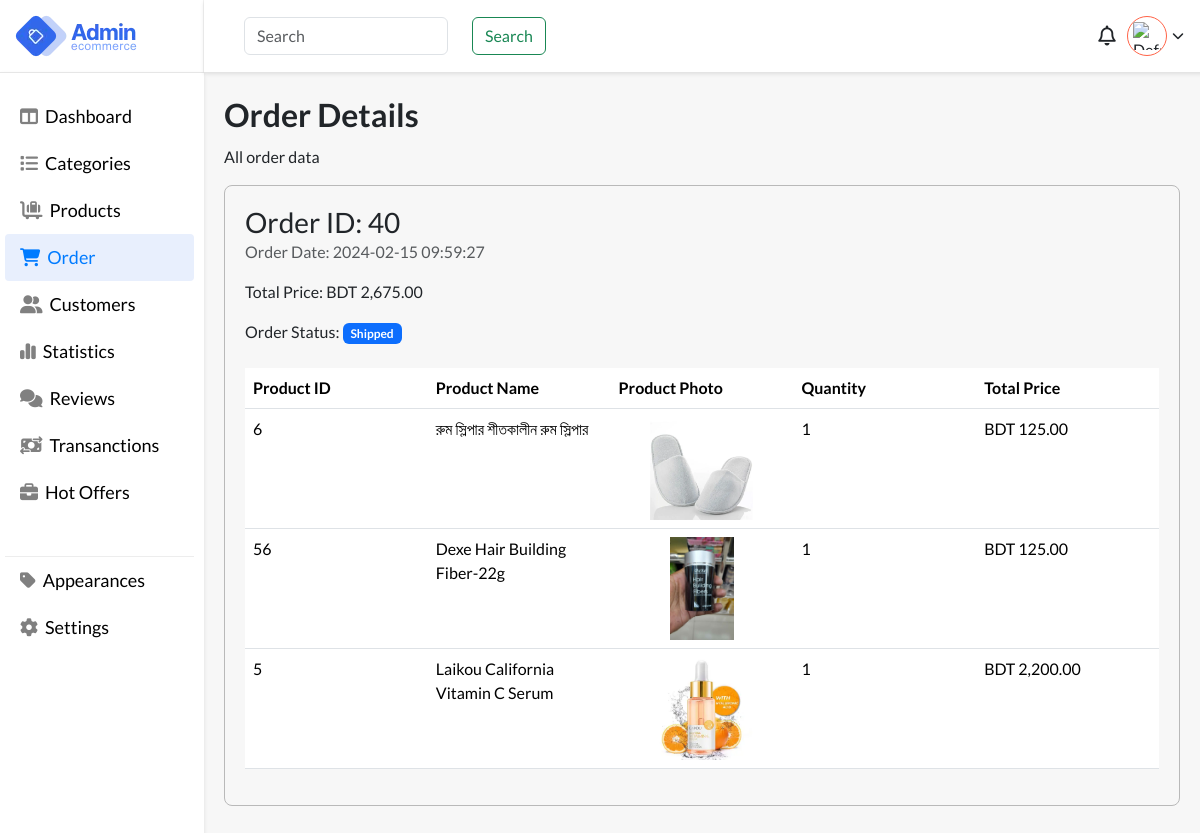
Screenshot of /files/customer/view_orders.php?order_id=40 (signed in) with the database file from the repository.
### tables this page shows
CREATE TABLE `order_items` (
  `id` int(11) NOT NULL,
  `order_id` int(11) DEFAULT NULL,
  `product_id` int(11) DEFAULT NULL,
  `quantity` int(11) DEFAULT NULL,
  `total_price` decimal(10,2) DEFAULT NULL
);

CREATE TABLE `products` (
  `id` int(11) NOT NULL,
  `name` varchar(255) DEFAULT NULL,
  `product_photo` blob NOT NULL,
  `description` text DEFAULT NULL,
  `price` decimal(10,2) DEFAULT NULL,
  `category_id` int(11) DEFAULT NULL,
  `stock_quantity` int(11) DEFAULT NULL,
  `currency_code` varchar(3) DEFAULT 'BDT',
  `created_at` timestamp NOT NULL DEFAULT current_timestamp(),
  `updated_at` timestamp NOT NULL DEFAULT current_timestamp() ON UPDATE current_timestamp()
);

### files/customer/view_orders.php (the view, shortened to what this page needs)
<?php
require_once "../../auth/db-connection/config.php";
?>
<!DOCTYPE html>
<html lang="en">
<head>
    <link href="https://cdn.jsdelivr.net/npm/bootstrap@5.3.2/dist/css/bootstrap.min.css" rel="stylesheet">
    <link rel="stylesheet" href="https://cdnjs.cloudflare.com/ajax/libs/font-awesome/6.5.1/css/all.min.css" />
    <link rel="stylesheet" href="../../styling/style.css">
</head>
<body style="background:#f7f7f7;">
    <main>
        <div class="app-wrapper">
            <div class="app-sidebar">
                <div class="side-header flex pr-3">
                    <div class="logo flex">
                        <img src="images/logo.webp" alt="logo">
                    </div>
                </div>
                <div class="sidebard-nav">
                    <ul>
                        <li class="">
                            <a href="../dashboard.php">
                                <i class="fa-solid fa-table-columns"></i>
                                <span class="block">Dashboard</span>
                            </a>
                        </li>
                        <li class="">
                            <a href="../categories.php">
                                <i class="fa-solid fa-list"></i>
                                <span class="block">Categories</span>
                            </a>
                        </li>
                        <li>
                            <a href="../products.php">
                               <i class="fa-solid fa-cart-flatbed-suitcase"></i>
                                <span class="block">Products</span>
                            </a>
                        </li>
                        <li class="active">
                            <a href="../orders.php">
                                  <i class="fa-solid fa-cart-shopping"></i>
                                <span class="block">Order</span>
                            </a>
                        </li>
                        <li class="">
                            <a href="../customers.php">
                                <i class="fa-solid fa-user-group"></i>
                                <span class="block">Customers</span>
                            </a>
                        </li>
                        <li>
                            <a href="../">
                                <i class="fa-solid fa-chart-simple"></i>
                                <span class="block">Statistics</span>
                            </a>
                        </li>
                        <li>
                            <a href="../">
                                <i class="fa-solid fa-comments"></i>
                                <span class="block">Reviews</span>
                            </a>
                        </li>
                        <li>
                            <a href="../">
                                <i class="fa-solid fa-money-bill-transfer"></i>
                                <span class="block">Transanctions</span>
                            </a>
                        </li>
                        <li>
                            <a href="../">
                                <i class="fa-solid fa-briefcase"></i>
                                <span class="block">Hot Offers</span>
                            </a>
                        </li>
                         <li class="devided-nav ">
                            <a href="../appearance.php">
                                <i class="fa-solid fa-tag"></i>
                                <span class="block">Appearances</span>
                            </a>
                        </li>
                         <li>
                            <a href="../settings.php">
                                <i class="fa-solid fa-gear"></i>
                                <span class="block">Settings</span>
                            </a>
                        </li>
                    </ul>
                </div>
            </div>
            <div class="header-body">
                <div class="user flex-end">
                    <div class="search">
                        <form class="d-flex gap-3" role="search">
                            <input class="form-control me-2" type="search" placeholder="Search" aria-label="Search">
                            <button class="btn btn-outline-success" type="submit">Search</button>
                        </form>
                    </div>
                    <div class="account">
                        <div class="notifications">
                            <i class="fa-regular fa-bell"></i>
                        </div>
                        <div class="wrap-u" onclick="toggleUserOptions()">
                            <div class="user-pro flex">
                                <?php if (isset($_SESSION["profile_photo"])) : ?>
                                    <img src="../../auth/backend-assets/<?php echo $_SESSION["profile_photo"]; ?>" alt="Profile Photo">
                                <?php else : ?>
                                    <img src="default_profile_photo.jpg" alt="Default Profile Photo">
                                <?php endif; ?>
                            </div>
                            <i class="fa-solid fa-chevron-down"></i>
                        </div>
                    </div>
                </div>
                <div class="h-container">
                    <div class="main">
                        <h1 class="page-heading">Order Details</h1>
                        <p>All order data</p>
                        <?php
                        if (isset($_GET['order_id'])) {
                            $orderId = $_GET['order_id'];
                        }
                        $sql = "SELECT orders.id, orders.order_date, orders.total_price, products.currency_code, orders.order_status_id
                                FROM orders
                                JOIN order_items ON orders.id = order_items.order_id
                                JOIN products ON order_items.product_id = products.id
                                WHERE orders.id = ?";
                        $stmt = $connection->prepare($sql);
                        $stmt->execute([$orderId]);
                        $order = $stmt->fetch(PDO::FETCH_ASSOC);
                        function getOrderStatusName($statusId)
                        {
                            switch ($statusId) {
                                case 4:
                                    return 'Shipped';
                            }
                        }
                        if ($stmt->rowCount() > 0) {
                            echo '<div class="card-box mb-4">
                                    <div class="card-header">
                                        <h1 class="h3 mb-0">Order ID: ' . $order['id'] . '</h1>
                                        <p class="text-muted">Order Date: ' . $order['order_date'] . '</p>
                                    </div>
                                    <div class="card-body">
                                        <p class="card-text">Total Price: ' . (isset($order['currency_code']) ? $order['currency_code'] : 'N/A') . ' ' . number_format($order['total_price'], 2) . '</p>
                                        <p class="card-text">Order Status: <span class="badge bg-primary">' . getOrderStatusName($order['order_status_id']) . '</span></p>';
                            $orderItemsStmt = $connection->prepare("SELECT order_items.*, products.name AS product_name, products.product_photo
                                        FROM order_items
                                        JOIN products ON order_items.product_id = products.id
                                        WHERE order_id = ?");
                            $orderItemsStmt->execute([$order['id']]);
                            $orderItems = $orderItemsStmt->fetchAll(PDO::FETCH_ASSOC);
                            if ($orderItemsStmt->rowCount() > 0) {
                                echo '<table class="table view_order mt-4">
                                            <thead>
                                                <tr>
                                                    <th>Product ID</th>
                                                    <th>Product Name</th>
                                                    <th>Product Photo</th>
                                                    <th>Quantity</th>
                                                    <th>Total Price</th>
                                                </tr>
                                            </thead>
                                            <tbody>';
                                foreach ($orderItems as $item) {
                                    echo '<tr>
                                            <td>' . $item['product_id'] . '</td>
                                            <td>' . $item['product_name'] . '</td>
                                            <td class="order-product-img"><img src="../../auth/assets/products/' . $item['product_photo'] . '" alt="' . $item['product_name'] . '" class="img-fluid"></td>
                                            <td>' . $item['quantity'] . '</td>
                                            <td>' . (isset($order['currency_code']) ? $order['currency_code'] : 'N/A') . ' ' . number_format($item['total_price'], 2) . '</td>
                                        </tr>';
                                }
                                echo '</tbody></table>';
                            }
                            echo '</div>
                                </div>';
                        } else {
                            echo '<div class="container mt-4">
                                    <div class="alert alert-warning" role="alert">No details found for the selected order.</div>
                                </div>';
                        }
                        ?>
                    </div>
                </div>
            </div>
        </div>
    </main>
</body>
</html>

### styling/style.css (style rules this page uses)
body { font-family: "Lato", sans-serif !important; }
.flex { display: flex; justify-content: space-between; align-items: center; }
.flex-end { display: flex; justify-content: flex-end; align-items: center; }
.block { display: block; }
.h-container { padding: 40px; transition: all 0.4s ease-in-out; margin-top: 72px; }
.page-heading { font-size: 42px; font-weight: 600; line-height: 45px; }
.app-wrapper { display: flex; justify-content: space-between; min-height: 100vh; }
.app-sidebar { width: 15%; position: fixed; left: 0; height: 100vh; }
.side-header { background: #fff; box-shadow: 0 2px 4px #0000001a; height: 72px; padding: 0 10px 0 15px; padding-right: 10px; border-right: 1px solid #cccccc42; }
.sidebard-nav { background: #fff; box-shadow: 0 2px 4px #0000001a; padding: 0 10px 40px 15px; height: 100%; border-top: 1px solid #cecece82; }
.sidebard-nav ul { padding: 0; margin-top: 20px; list-style: none; }
.sidebard-nav ul li { width: 100%; padding: 15px 0; padding-left: 10px; transition: all 0.4s ease-in-out; }
.sidebard-nav ul li.active, .sidebard-nav ul li:hover { background-color: #e8effd; border-radius: 4px; }
.sidebard-nav ul li a { text-decoration: none !important; }
.sidebard-nav ul li a i { color: gray; }
.sidebard-nav ul li:hover a i, .sidebard-nav ul li:hover a, .sidebard-nav ul .active a, .sidebard-nav ul .active a i { color: #007bff !important; }
.sidebard-nav ul li.active a, .sidebard-nav ul li.active a i { color: #007bff !important; }
.sidebard-nav ul li a { font-size: 20px; font-weight: 500; display: flex; align-items: center; gap: 10px; color: black; }
.devided-nav { margin-top: 40px; border-top: 1px solid #d3d3d369; }
.header-body { width: calc(100% - 15%); margin-left: 15%; }
.logo { width: 200px; height: 72px; }
.user { gap: 20px; padding-right: 40px; padding-left: 40px; background: #fff; box-shadow: 0 2px 4px #0000001a; display: flex; justify-content: space-between; align-items: center; height: 72px; position: fixed; width: calc(100% - 15%); z-index: 12; }
.user-pro { width: 50px; height: 50px; border-radius: 100%; background: #fff; padding: 5px; border: 1px solid tomato; overflow: hidden; cursor: pointer; }
.user-pro img { width: 100%; height: 100%; object-fit: contain; }
.wrap-u { display: flex; align-items: center; gap: 5px; cursor: pointer; }
.notifications i { font-size: 24px; cursor: pointer; }
.notifications { width: 40px; height: 40px; display: flex; justify-content: center; align-items: center; }
.account { width: 20%; display: flex; align-items: center; justify-content: end; position: relative; }
@media screen and (min-width: 1024px) and (max-width: 1280px) { .sidebard-nav { padding: 0 10px 40px 5px; } }
@media screen and (min-width: 1024px) and (max-width: 1280px) { .app-sidebar { width: 17%; } }
@media screen and (min-width: 1024px) and (max-width: 1280px) { .header-body { width: calc(100% - 17%); margin-left: 17%; } }
@media screen and (min-width: 1024px) and (max-width: 1280px) { .h-container { padding: 20px; } }
@media screen and (max-width: 1444px) { .sidebard-nav ul li a { font-size: 18px; gap: 7px; } }
@media screen and (max-width: 1444px) { .sidebard-nav ul li { padding: 10px 0; padding-left: 15px; } }
@media screen and (max-width: 1444px) { .user-pro { width: 40px; height: 40px; } }
@media screen and (max-width: 1444px) { .wrap-u i { font-size: 12px; } }
@media screen and (max-width: 1444px) { .notifications i { font-size: 20px; } }
@media screen and (max-width: 1444px) { .page-heading { font-size: 32px; } }
input { flex-grow: 1; margin-right: 10px; }
.card-box { border: 1px solid #b9b9b9; border-radius: 8px; padding: 20px; }
.order-product-img { width: 120px; height: 120px; }
.order-product-img img { width: 100%; height: 100%; object-fit: contain; }
.table.view_order thead th { width: 20%; }

### rows the page displays
order_items: product "6", product.name "রুম স্লিপার শীতকালীন রুম স্লিপার", product.product_photo (picture), quantity "1", currency_code "BDT", total_price "125.00"
order_items: product "56", product.name "Dexe Hair Building Fiber-22g", product.product_photo (picture), quantity "1", currency_code "BDT", total_price "125.00"
order_items: product "5", product.name "Laikou California Vitamin C Serum", product.product_photo (picture), quantity "1", currency_code "BDT", total_price "2,200.00"

### other values shown
$order['id'] "40"
$order['order_date'] "2024-02-15 09:59:27"
$order['currency_code'] "BDT"
$order['total_price'] "2,675.00"
getOrderStatusName($order['order_status_id']) "Shipped"
